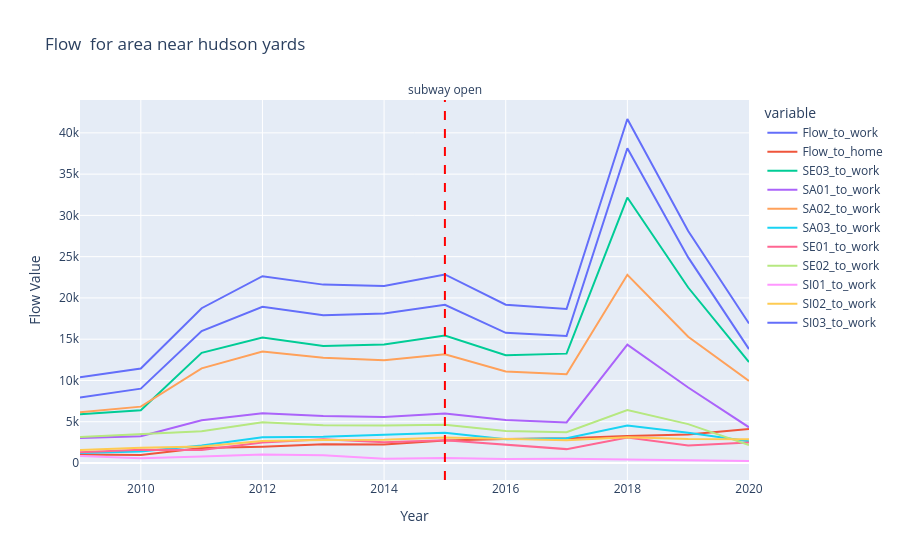

Notebook source saved alongside this figure:
### Markdown cell above
Tighter Area for Hudson Yards

### Code cell
#"SA01_to_work","SA02_to_work", "SA03_to_work", "SE01_to_work", "SE02_to_work","SE03_to_work","SI01_to_work", "SI02_to_work","SI03_to_work"
tracts_hudson=['36061009903', '36061009902', '36061009901', '36061009900']

df_filtered = (tract_year_grid_work_home_trct
               .assign(trct=tract_year_grid_work_home_trct["trct"].astype(str))
               .query('trct in @tracts_hudson')
               )
# Aggregate the data by 'year', summing up the Flow_to_work and Flow_to_home for each year
df_aggregated = df_filtered.groupby('year')[['Flow_to_work', 'Flow_to_home', 'SE03_to_work',"SA01_to_work","SA02_to_work", "SA03_to_work", "SE01_to_work", "SE02_to_work","SI01_to_work", "SI02_to_work","SI03_to_work"]].sum().reset_index()


# Create the time series plot
fig = px.line(df_aggregated, 
              x='year', 
              y=['Flow_to_work', 'Flow_to_home', 'SE03_to_work',"SA01_to_work","SA02_to_work", "SA03_to_work", "SE01_to_work", "SE02_to_work","SI01_to_work", "SI02_to_work","SI03_to_work"], 
              title="Flow  for area near hudson yards", 
              labels={'year': 'Year', 'value': 'Flow Value'}, 
              line_shape='linear')

special_year = 2015  

# Add a vertical line at the special year
fig.add_vline(
    x=special_year,
    line_width=2,
    line_dash="dash",
    line_color="red",
    annotation_text="subway open",  # Optional text annotation
    annotation_position="top"  # Optional position for the annotation
)

# Show the plot
fig.show()

### Figure 1 — Plotly figure (JSON) as saved in the notebook; plotly's stock layout.template omitted (floating-point values rounded to 4 significant figures)
{"data": [{"hovertemplate": "variable=Flow_to_work<br>Year=%{x}<br>Flow Value=%{y}<extra></extra>", "legendgroup": "Flow_to_work", "line": {"color": "#636efa", "dash": "solid", "shape": "linear"}, "marker": {"symbol": "circle"}, "mode": "lines", "name": "Flow_to_work", "orientation": "v", "showlegend": true, "type": "scatter", "x": [2009, 2010, 2011, 2012, 2013, 2014, 2015, 2016, 2017, 2018, 2019, 2020], "xaxis": "x", "y": [10380.0, 11440.0, 18750.0, 22640.0, 21610.0, 21430.0, 22840.0, 19180.0, 18660.0, 41680.0, 28110.0, 16900.0], "yaxis": "y"}, {"hovertemplate": "variable=Flow_to_home<br>Year=%{x}<br>Flow Value=%{y}<extra></extra>", "legendgroup": "Flow_to_home", "line": {"color": "#EF553B", "dash": "solid", "shape": "linear"}, "marker": {"symbol": "circle"}, "mode": "lines", "name": "Flow_to_home", "orientation": "v", "showlegend": true, "type": "scatter", "x": [2009, 2010, 2011, 2012, 2013, 2014, 2015, 2016, 2017, 2018, 2019, 2020], "xaxis": "x", "y": [1018.0, 959.0, 1809.0, 1981.0, 2262.0, 2230.0, 2732.0, 2914.0, 2989.0, 3278.0, 3450.0, 4103.0], "yaxis": "y"}, {"hovertemplate": "variable=SE03_to_work<br>Year=%{x}<br>Flow Value=%{y}<extra></extra>", "legendgroup": "SE03_to_work", "line": {"color": "#00cc96", "dash": "solid", "shape": "linear"}, "marker": {"symbol": "circle"}, "mode": "lines", "name": "SE03_to_work", "orientation": "v", "showlegend": true, "type": "scatter", "x": [2009, 2010, 2011, 2012, 2013, 2014, 2015, 2016, 2017, 2018, 2019, 2020], "xaxis": "x", "y": [5919.0, 6381.0, 13340.0, 15210.0, 14170.0, 14360.0, 15440.0, 13050.0, 13250.0, 32170.0, 21260.0, 12230.0], "yaxis": "y"}, {"hovertemplate": "variable=SA01_to_work<br>Year=%{x}<br>Flow Value=%{y}<extra></extra>", "legendgroup": "SA01_to_work", "line": {"color": "#ab63fa", "dash": "solid", "shape": "linear"}, "marker": {"symbol": "circle"}, "mode": "lines", "name": "SA01_to_work", "orientation": "v", "showlegend": true, "type": "scatter", "x": [2009, 2010, 2011, 2012, 2013, 2014, 2015, 2016, 2017, 2018, 2019, 2020], "xaxis": "x", "y": [3030.0, 3233.0, 5180.0, 6024.0, 5694.0, 5563.0, 6006.0, 5212.0, 4910.0, 14340.0, 9141.0, 4325.0], "yaxis": "y"}, {"hovertemplate": "variable=SA02_to_work<br>Year=%{x}<br>Flow Value=%{y}<extra></extra>", "legendgroup": "SA02_to_work", "line": {"color": "#FFA15A", "dash": "solid", "shape": "linear"}, "marker": {"symbol": "circle"}, "mode": "lines", "name": "SA02_to_work", "orientation": "v", "showlegend": true, "type": "scatter", "x": [2009, 2010, 2011, 2012, 2013, 2014, 2015, 2016, 2017, 2018, 2019, 2020], "xaxis": "x", "y": [6139.0, 6827.0, 11460.0, 13500.0, 12750.0, 12440.0, 13180.0, 11100.0, 10740.0, 22810.0, 15290.0, 9951.0], "yaxis": "y"}, {"hovertemplate": "variable=SA03_to_work<br>Year=%{x}<br>Flow Value=%{y}<extra></extra>", "legendgroup": "SA03_to_work", "line": {"color": "#19d3f3", "dash": "solid", "shape": "linear"}, "marker": {"symbol": "circle"}, "mode": "lines", "name": "SA03_to_work", "orientation": "v", "showlegend": true, "type": "scatter", "x": [2009, 2010, 2011, 2012, 2013, 2014, 2015, 2016, 2017, 2018, 2019, 2020], "xaxis": "x", "y": [1206.0, 1378.0, 2110.0, 3112.0, 3166.0, 3435.0, 3660.0, 2873.0, 3004.0, 4538.0, 3674.0, 2629.0], "yaxis": "y"}, {"hovertemplate": "variable=SE01_to_work<br>Year=%{x}<br>Flow Value=%{y}<extra></extra>", "legendgroup": "SE01_to_work", "line": {"color": "#FF6692", "dash": "solid", "shape": "linear"}, "marker": {"symbol": "circle"}, "mode": "lines", "name": "SE01_to_work", "orientation": "v", "showlegend": true, "type": "scatter", "x": [2009, 2010, 2011, 2012, 2013, 2014, 2015, 2016, 2017, 2018, 2019, 2020], "xaxis": "x", "y": [1306.0, 1595.0, 1580.0, 2482.0, 2881.0, 2527.0, 2758.0, 2256.0, 1679.0, 3097.0, 2133.0, 2492.0], "yaxis": "y"}, {"hovertemplate": "variable=SE02_to_work<br>Year=%{x}<br>Flow Value=%{y}<extra></extra>", "legendgroup": "SE02_to_work", "line": {"color": "#B6E880", "dash": "solid", "shape": "linear"}, "marker": {"symbol": "circle"}, "mode": "lines", "name": "SE02_to_work", "orientation": "v", "showlegend": true, "type": "scatter", "x": [2009, 2010, 2011, 2012, 2013, 2014, 2015, 2016, 2017, 2018, 2019, 2020], "xaxis": "x", "y": [3150.0, 3462.0, 3834.0, 4946.0, 4557.0, 4545.0, 4646.0, 3870.0, 3731.0, 6417.0, 4711.0, 2181.0], "yaxis": "y"}, {"hovertemplate": "variable=SI01_to_work<br>Year=%{x}<br>Flow Value=%{y}<extra></extra>", "legendgroup": "SI01_to_work", "line": {"color": "#FF97FF", "dash": "solid", "shape": "linear"}, "marker": {"symbol": "circle"}, "mode": "lines", "name": "SI01_to_work", "orientation": "v", "showlegend": true, "type": "scatter", "x": [2009, 2010, 2011, 2012, 2013, 2014, 2015, 2016, 2017, 2018, 2019, 2020], "xaxis": "x", "y": [852.0, 569.0, 787.0, 1040.0, 943.0, 522.0, 604.0, 471.0, 523.0, 420.0, 279.0, 240.0], "yaxis": "y"}, {"hovertemplate": "variable=SI02_to_work<br>Year=%{x}<br>Flow Value=%{y}<extra></extra>", "legendgroup": "SI02_to_work", "line": {"color": "#FECB52", "dash": "solid", "shape": "linear"}, "marker": {"symbol": "circle"}, "mode": "lines", "name": "SI02_to_work", "orientation": "v", "showlegend": true, "type": "scatter", "x": [2009, 2010, 2011, 2012, 2013, 2014, 2015, 2016, 2017, 2018, 2019, 2020], "xaxis": "x", "y": [1587.0, 1859.0, 1992.0, 2677.0, 2782.0, 2803.0, 3078.0, 2941.0, 2755.0, 3131.0, 2918.0, 2869.0], "yaxis": "y"}, {"hovertemplate": "variable=SI03_to_work<br>Year=%{x}<br>Flow Value=%{y}<extra></extra>", "legendgroup": "SI03_to_work", "line": {"color": "#636efa", "dash": "solid", "shape": "linear"}, "marker": {"symbol": "circle"}, "mode": "lines", "name": "SI03_to_work", "orientation": "v", "showlegend": true, "type": "scatter", "x": [2009, 2010, 2011, 2012, 2013, 2014, 2015, 2016, 2017, 2018, 2019, 2020], "xaxis": "x", "y": [7936.0, 9010.0, 15980.0, 18920.0, 17890.0, 18110.0, 19160.0, 15770.0, 15380.0, 38130.0, 24910.0, 13800.0], "yaxis": "y"}], "layout": {"annotations": [{"showarrow": false, "text": "subway open", "x": 2015, "xanchor": "center", "xref": "x", "y": 1, "yanchor": "bottom", "yref": "y domain"}], "legend": {"title": {"text": "variable"}, "tracegroupgap": 0}, "shapes": [{"line": {"color": "red", "dash": "dash", "width": 2}, "type": "line", "x0": 2015, "x1": 2015, "xref": "x", "y0": 0, "y1": 1, "yref": "y domain"}], "title": {"text": "Flow  for area near hudson yards"}, "xaxis": {"anchor": "y", "domain": [0, 1], "title": {"text": "Year"}}, "yaxis": {"anchor": "x", "domain": [0, 1], "title": {"text": "Flow Value"}}}}
